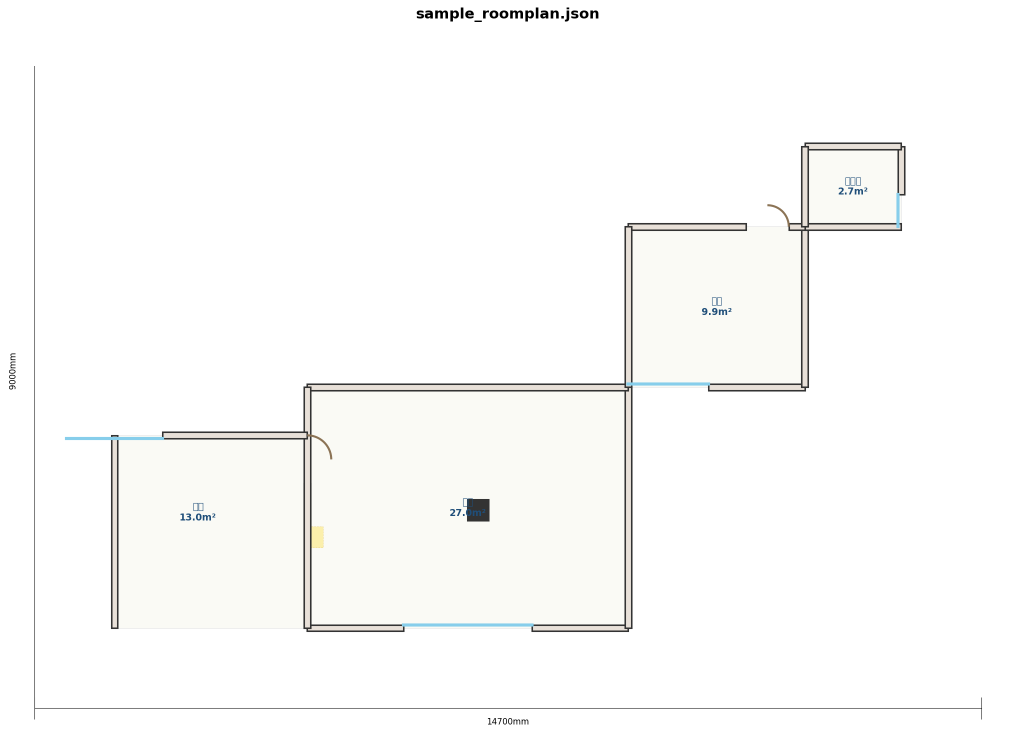
#> input picture templates/fp_test.png, 2031 x 1485 px (shown at 1/2 size); its folder holds only this picture in this run
$ python -i image2scene.py   (imports and definitions only)   (older library calls are emulated)
#> lines starting #> are read from the running program, lines starting #| are printed output that depends on the picture
# -*- coding: utf-8 -*-
"""image2scene v2 - VLM-driven photo-to-3D-scene reconstruction
Uses Vision LLM (DeepSeek/OpenAI/SenseNova) to analyze room photos,
extract spatial structure, and build a Scene3D with proper geometry.
"""
import json, os, uuid, math, sys
import numpy as np
from PIL import Image
from dataclasses import dataclass, field

sys.path.insert(0, os.path.dirname(os.path.dirname(__file__)))
from core.ai_client import get_client

# ============================================================
# CV pre-processing (lightweight, no GPU needed)
# ============================================================

# Try loading ONNX depth model (lightweight, no PyTorch needed)
_depth_model = None
_depth_model_name = None

def _load_depth_model():
    """Load ONNX-based depth estimation model if available."""
    global _depth_model, _depth_model_name
    if _depth_model is not None:
        return _depth_model

    # Try ONNX MiDaS or similar
    try:
        import onnxruntime as ort
        # Check for pre-downloaded model
        model_paths = [
            os.path.join(os.path.dirname(os.path.dirname(__file__)), "resources", "depth_model.onnx"),
            os.path.expanduser("~/.cache/depth_model.onnx"),
        ]
        for mp in model_paths:
            if os.path.exists(mp):
                _depth_model = ort.InferenceSession(mp)
                _depth_model_name = os.path.basename(mp)
                print("[Image2Scene] Loaded depth model: %s" % _depth_model_name)
                return _depth_model
    except ImportError:
        pass
    except Exception as e:
        print("[Image2Scene] ONNX depth model load failed: %s" % e)

    return None


def estimate_depth(image_path):
    """Depth estimation with auto-selection of best available method.
    Priority: 1) ONNX depth model 2) OpenCV stereo 3) Heuristic fallback."""
    img = Image.open(image_path).convert("RGB")
    w, h = img.size
    arr = np.array(img, dtype=np.float32)

    # Method 1: ONNX depth model
    model = _load_depth_model()
    if model is not None:
        try:
            import cv2
            input_name = model.get_inputs()[0].name
            # Resize to model expected size (typically 384x384)
            input_img = cv2.resize(arr, (128, 128)).transpose(2, 0, 1).astype(np.float32) / 255.0
            input_img = input_img[np.newaxis, ...]
            output = model.run(None, {input_name: input_img})[0]
            depth = cv2.resize(output[0], (w, h))
            depth = (depth - depth.min()) / (depth.max() - depth.min() + 1e-8)
            return {"depth_map": depth.tolist(), "width": w, "height": h, "min_m": 0.3, "max_m": 8.0, "method": "onnx_depth_model"}
        except Exception as e:
            print("[Image2Scene] ONNX inference failed: %s" % e)

    # Method 2: OpenCV-based structure-from-motion cues
    try:
        import cv2
        gray = cv2.imread(image_path, cv2.IMREAD_GRAYSCALE)
        if gray is not None:
            # Use gradient magnitude as depth cue
            grad_x = cv2.Sobel(gray, cv2.CV_64F, 1, 0, ksize=3)
            grad_y = cv2.Sobel(gray, cv2.CV_64F, 0, 1, ksize=3)
            gradient = np.sqrt(grad_x**2 + grad_y**2)
            gradient = cv2.GaussianBlur(gradient, (21, 21), 0)

            # Vertical position bias (floor is closer, ceiling is farther)
            y_coords = np.arange(h).reshape(-1, 1) / h
            brightness = gray.astype(np.float32) / 255.0

            # Combine cues
            depth = (1.0 - y_coords) * 0.4 + (1.0 - brightness) * 0.2
            depth = depth + (gradient / (gradient.max() + 1e-8)) * 0.4
            depth = np.clip(depth, 0.0, 1.0)
            return {"depth_map": depth.tolist(), "width": w, "height": h, "min_m": 0.3, "max_m": 8.0, "method": "opencv_gradient"}
    except ImportError:
        pass

    # Method 3: Pure heuristic (always works)
    y_coords = np.arange(h).reshape(-1, 1) / h
    brightness = arr.mean(axis=2) / 255.0
    grad_x = np.abs(np.diff(brightness, axis=1, append=brightness[:,-1:]))
    depth = (1.0 - y_coords) * 0.5 + (1.0 - brightness) * 0.3 + grad_x * 0.2
    depth = np.clip(depth, 0.0, 1.0)
    return {"depth_map": depth.tolist(), "width": w, "height": h, "min_m": 0.3, "max_m": 8.0, "method": "heuristic"}

def detect_vanishing_points(image_path):
    """Detect lines and vanishing points using Canny + Hough."""
    try:
        import cv2
        img = cv2.imread(image_path)
        if img is None:
            return {"error": "read failed"}
        gray = cv2.cvtColor(img, cv2.COLOR_BGR2GRAY)
        h, w = gray.shape
        edges = cv2.Canny(gray, 50, 150)
        lines = cv2.HoughLinesP(edges, 1, np.pi/180, 80, minLineLength=w//4, maxLineGap=w//10)
        if lines is None:
            return {"num_lines": 0, "is_interior": False}
        return {
            "num_lines": len(lines),
            "is_interior": len(lines) > 10,
            "width": w, "height": h,
        }
    except ImportError:
        return {"num_lines": 0, "is_interior": False, "note": "opencv not installed"}

# ============================================================
# VLM spatial analysis
# ============================================================

SPATIAL_SYSTEM = """You are an expert architectural space analyzer.
Examine interior photos and extract precise spatial information.
Use door height (~2100mm) as primary scale reference.
Estimate dimensions conservatively - typical rooms are 3-6m per side.
Output ONLY valid JSON without any markdown formatting."""

SPATIAL_PROMPT = """Analyze this interior photo. Output JSON:
{
  "room_type": "living_room/kitchen/bedroom/bathroom/hallway/balcony/study",
  "estimated_dimensions": {"length_mm": 5000, "width_mm": 4000, "height_mm": 2800},
  "structural_elements": {
    "walls": [{"position": "north/south/east/west", "length_mm": 5000}],
    "doors": [{"position": "north/south/east/west", "width_mm": 900, "height_mm": 2100}],
    "windows": [{"position": "north/south/east/west", "width_mm": 1500, "height_mm": 1500, "sill_height_mm": 900}],
    "columns": [],
    "beams": []
  },
  "floor_material": "tile/wood/concrete",
  "ceiling_type": "flat/coffered/exposed",
  "natural_light": "north/south/east/west/none",
  "confidence": 0.85
}
Use door height ~2100mm as reference. Be conservative with estimates."""

@dataclass
class ImageAnalysisResult:
    image_path: str = ""
    depth: dict = field(default_factory=dict)
    vanishing_points: dict = field(default_factory=dict)
    spatial_reasoning: dict = field(default_factory=dict)
    quality_score: float = 0.0

def analyze_single_photo(image_path, vlm_result=None):
    """Analyze a single photo with CV + optional VLM."""
    r = ImageAnalysisResult(image_path=image_path)
    r.depth = estimate_depth(image_path)
#> in estimate_depth, `grad_x = cv2.Sobel(gray, cv2.CV_64F, 1, 0, ksize=3)`:
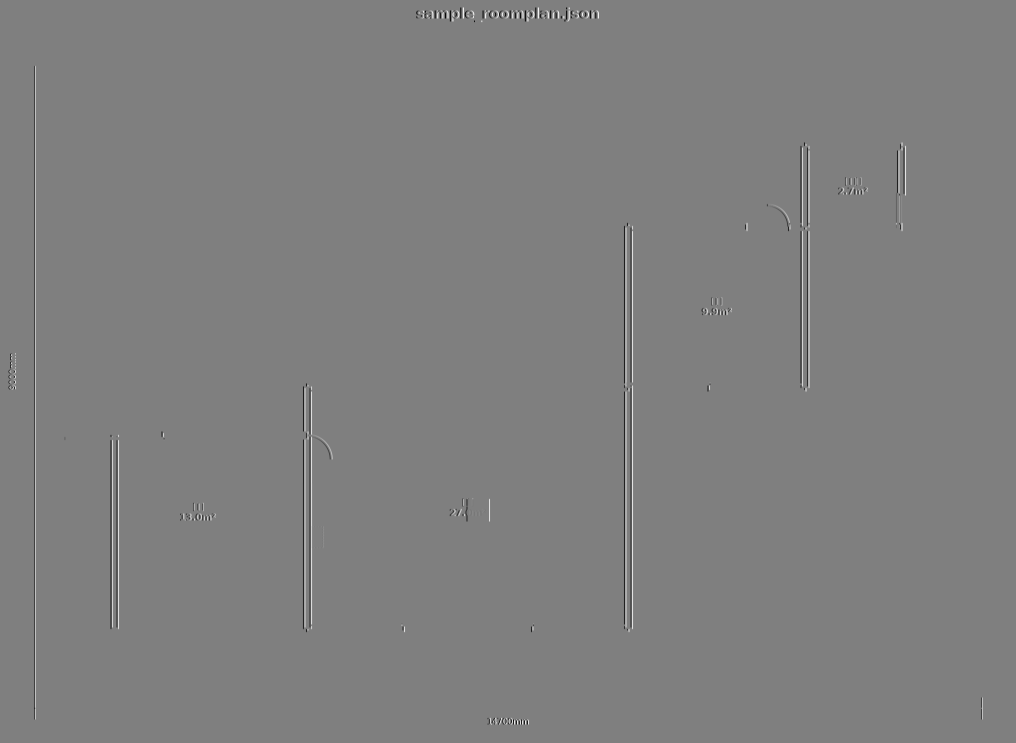
#> grad_x: shape (1485, 2031) float64 (shown at 1/2 size); min -1020, max 1020, mean 0; drawn with min black and max white
#> in estimate_depth, `gradient = np.sqrt(grad_x**2 + grad_y**2)`:
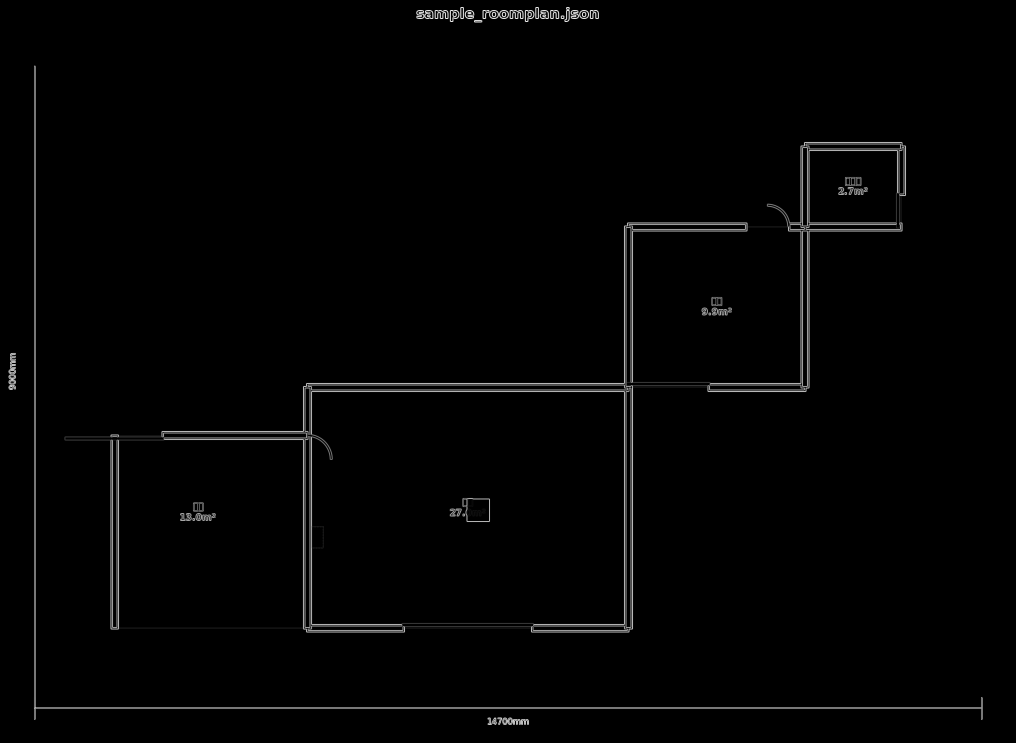
#> gradient: shape (1485, 2031) float64 (shown at 1/2 size); min 0, max 1094.6, mean 13.5; drawn with min black and max white
#> in estimate_depth, `gradient = cv2.GaussianBlur(gradient, (21, 21), 0)`:
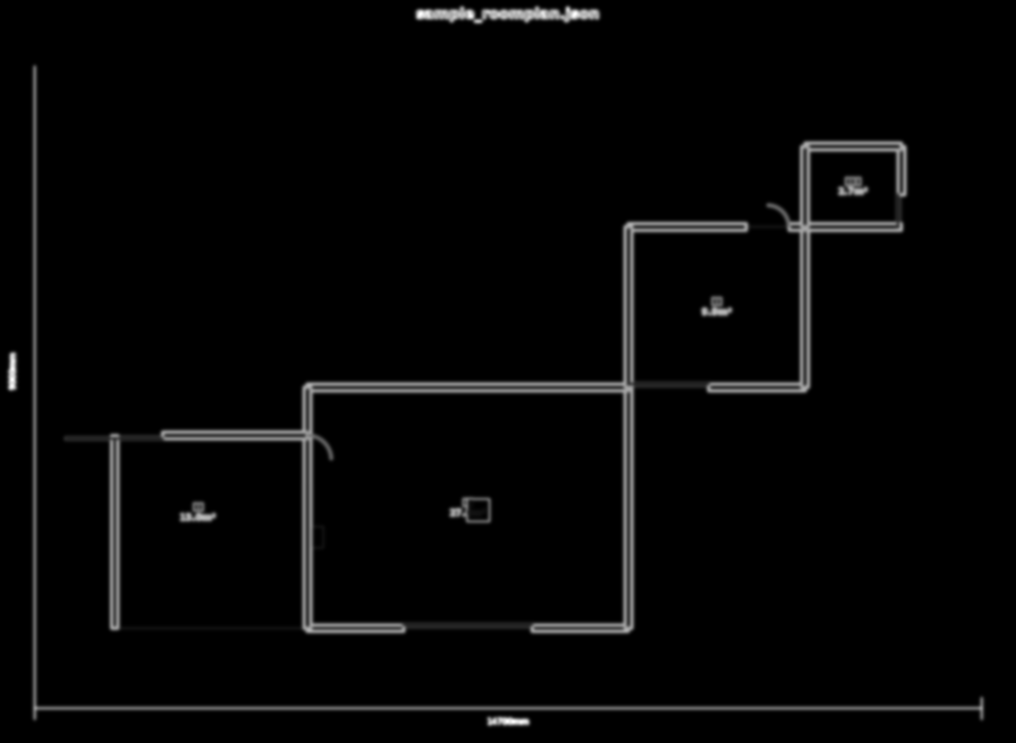
#> gradient: shape (1485, 2031) float64 (shown at 1/2 size); min 0, max 588.2, mean 13.5; drawn with min black and max white
#> in estimate_depth, `depth = (1.0 - y_coords) * 0.4 + (1.0 - brightness) * 0.2`:
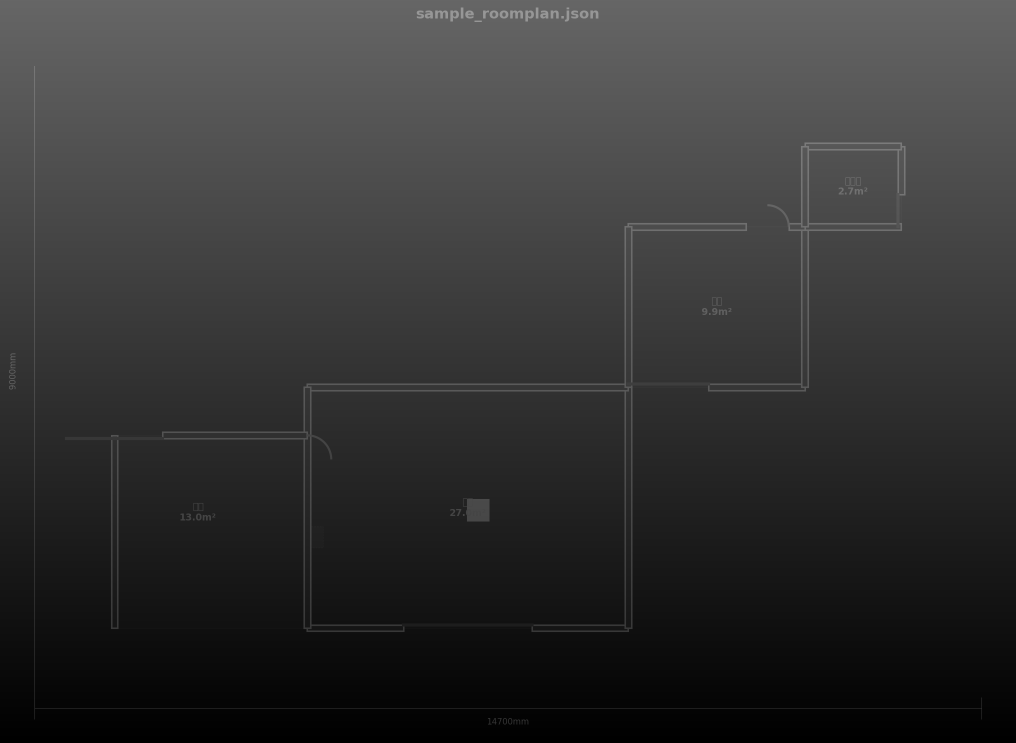
#> depth: shape (1485, 2031) float64 (shown at 1/2 size); min 0.000269, max 0.596, mean 0.204
#> in estimate_depth, `depth = depth + (gradient / (gradient.max() + 1e-8)) * 0.4`:
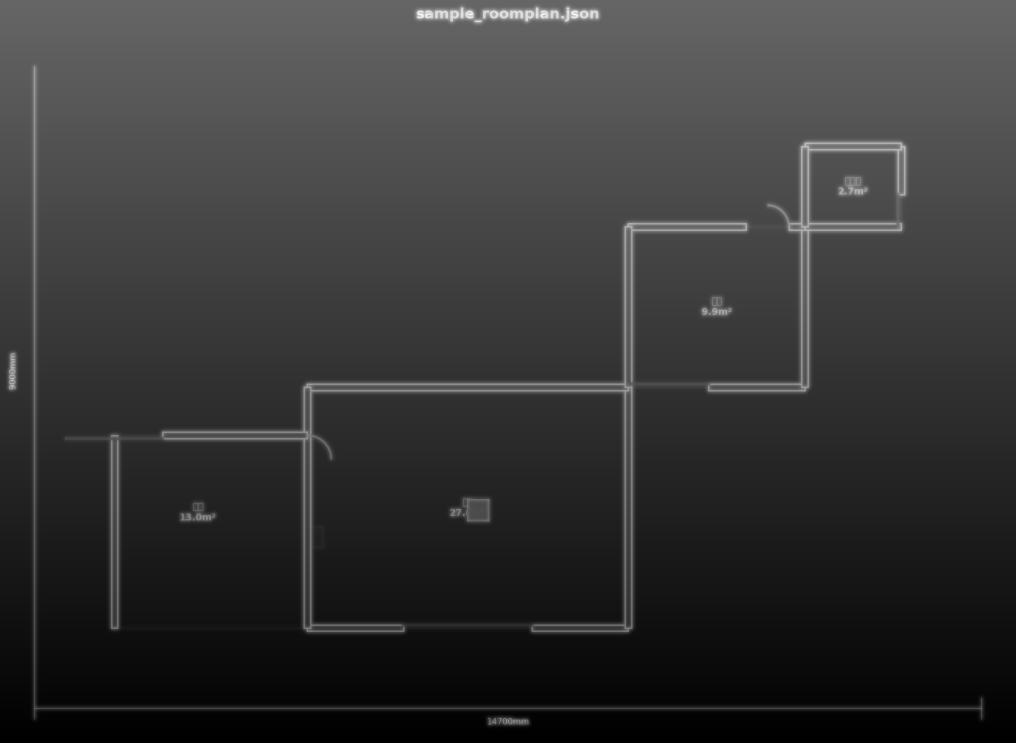
#> depth: shape (1485, 2031) float64 (shown at 1/2 size); min 0.000269, max 0.992, mean 0.213
#> r.depth = 6 items
    r.vanishing_points = detect_vanishing_points(image_path)
#> in detect_vanishing_points, `edges = cv2.Canny(gray, 50, 150)`:
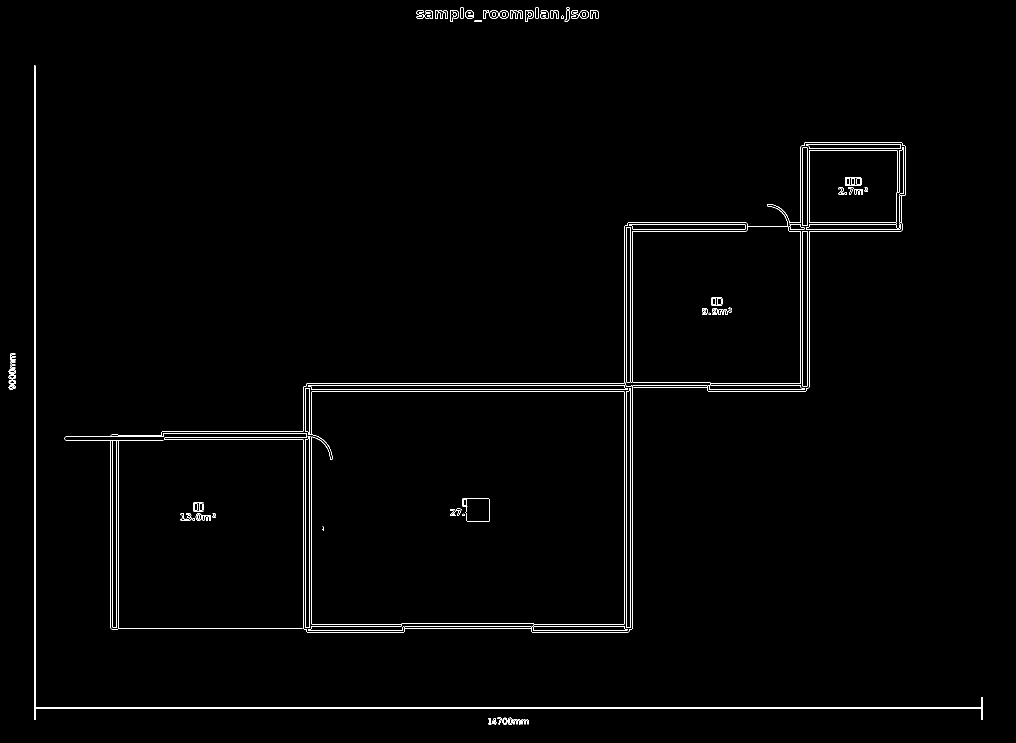
#> edges: shape (1485, 2031) (shown at 1/2 size); 1% white in thin lines or dots
#> in detect_vanishing_points, `lines = cv2.HoughLinesP(edges, 1, np.pi/180, 80, minLineLength=w//4, m..`: lines = 19 rows, first 6: [68, 1415, 1964, 1415], [68, 1417, 1964, 1417], [68, 1439, 68, 131], [70, 1439, 70, 131], [1265, 1256, 1265, 445], [614, 766, 1618, 766]
#> r.vanishing_points = {'num_lines': 19, 'is_interior': True, 'width': 2031, 'height': 1485}
    if vlm_result:
        r.spatial_reasoning = vlm_result
    vp = r.vanishing_points
#> vp has the same summary as r.vanishing_points
    score = 0.2  # base score
    if vp.get("num_lines", 0) > 20:
        score += 0.3
    if vp.get("is_interior"):
        score += 0.3
    if vlm_result and vlm_result.get("confidence", 0) > 0.7:
        score += 0.2
    r.quality_score = min(score, 1.0)
    return r

# [181 lines left out: functions analyze_with_vlm, generate_scene_from_photos, generate_scene_from_roomplan, not called in this run]


# [1 line not run here, left out]

>>> result = analyze_single_photo('../templates/fp_test.png')
